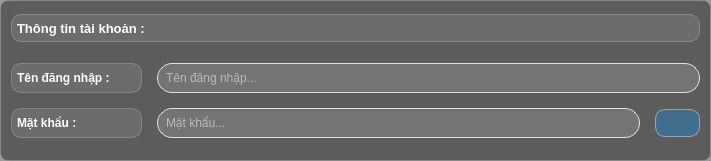
                <widget class="QWidget" name="widget_11" native="true">
                 <property name="minimumSize">
                  <size>
                   <width>711</width>
                   <height>161</height>
                  </size>
                 </property>
                 <property name="styleSheet">
                  <string notr="true">QWidget {
    border: 1px solid rgba(255, 255, 255, 0.1); /* Viền sáng nhẹ, đồng bộ với Full_menu */
    border-radius: 8px; /* Giữ bo góc mềm mại */
    box-shadow: 0 2px 8px rgba(0, 0, 0, 0.1); /* Đổ bóng nhẹ hơn một chút */
    background-color: rgba(0, 0, 0, 0.4); /* Nền trong suốt tông tối, nhẹ hơn Full_menu (0.5 -&gt; 0.4) */
    padding: 2px; /* Giữ padding nhỏ */
}</string>
                 </property>
                 <layout class="QGridLayout" name="gridLayout_27">
                  <property name="topMargin">
                   <number>0</number>
                  </property>
                  <item row="0" column="0">
                   <layout class="QVBoxLayout" name="verticalLayout_13">
                    <property name="spacing">
                     <number>13</number>
                    </property>
                    <item>
                     <widget class="QLabel" name="label_26">
                      <property name="minimumSize">
                       <size>
                        <width>143</width>
                        <height>28</height>
                       </size>
                      </property>
                      <property name="maximumSize">
                       <size>
                        <width>2000</width>
                        <height>21</height>
                       </size>
                      </property>
                      <property name="font">
                       <font>
                        <pointsize>10</pointsize>
                        <weight>75</weight>
                        <bold>true</bold>
                       </font>
                      </property>
                      <property name="styleSheet">
                       <string notr="true">
  font-weight: bold; /* Chữ đậm */
  color: #ffffff; /* Thay màu cam #daa520 thành trắng #ffffff */
  text-align: center;
  /* Thêm hiệu ứng glassmorphism */
  background: rgba(255, 255, 255, 0.1); /* Nền kính mờ */
  border-radius: 10px; /* Bo góc */
  backdrop-filter: blur(10px); /* Hiệu ứng mờ kính */
  -webkit-backdrop-filter: blur(10px); /* Hỗ trợ trên Safari */
  border: 1px solid rgba(255, 255, 255, 0.2); /* Viền sáng nhẹ */
  box-shadow: 0 4px 6px rgba(0, 0, 0, 0.1); /* Bóng đổ mềm */
  display: inline-block;</string>
                      </property>
                      <property name="text">
                       <string>Thông tin tài khoản : </string>
                      </property>
                     </widget>
                    </item>
                    <item>
                     <layout class="QVBoxLayout" name="verticalLayout_14">
                      <property name="spacing">
                       <number>15</number>
                      </property>
                      <property name="topMargin">
                       <number>11</number>
                      </property>
                      <item>
                       <layout class="QGridLayout" name="gridLayout_25">
                        <item row="0" column="0">
                         <widget class="QLabel" name="label_27">
                          <property name="minimumSize">
                           <size>
                            <width>131</width>
                            <height>30</height>
                           </size>
                          </property>
                          <property name="font">
                           <font>
                            <weight>75</weight>
                            <bold>true</bold>
                           </font>
                          </property>
                          <property name="styleSheet">
                           <string notr="true">
  font-weight: bold; /* Chữ đậm */
  color: #ffffff; /* Thay màu cam #daa520 thành trắng #ffffff */
  text-align: center;
  /* Thêm hiệu ứng glassmorphism */
  background: rgba(255, 255, 255, 0.1); /* Nền kính mờ */
  border-radius: 10px; /* Bo góc */
  backdrop-filter: blur(10px); /* Hiệu ứng mờ kính */
  -webkit-backdrop-filter: blur(10px); /* Hỗ trợ trên Safari */
  border: 1px solid rgba(255, 255, 255, 0.2); /* Viền sáng nhẹ */
  box-shadow: 0 4px 6px rgba(0, 0, 0, 0.1); /* Bóng đổ mềm */
  display: inline-block;</string>
                          </property>
                          <property name="text">
                           <string>Tên đăng nhập : </string>
                          </property>
                         </widget>
                        </item>
                        <item row="0" column="1">
                         <widget class="QLineEdit" name="username_line">
                          <property name="minimumSize">
                           <size>
                            <width>411</width>
                            <height>30</height>
                           </size>
                          </property>
                          <property name="styleSheet">
                           <string notr="true">QLineEdit {
    background-color: rgba(255, 255, 255, 0.15); /* Nền trắng trong suốt */
    color: white; /* Màu chữ đậm nhưng hơi trong suốt */
    border: 1px solid rgba(255, 255, 255, 0.8); /* Viền trắng trong suốt */
    border-radius: 15px; /* Bo góc lớn hơn cho hiệu ứng hiện đại */
    padding: 7px 6px; /* Thêm padding để trông thoáng hơn */
    backdrop-filter: blur(10px); /* Hiệu ứng blur đặc trưng của glassmorphism */
    box-shadow: 0 2px 10px rgba(0, 0, 0, 0.05); /* Đổ bóng tinh tế */
}

QLineEdit:hover {
    border: 1px solid rgba(200, 200, 255, 0.5); /* Viền sáng hơn khi hover */
    background-color: rgba(255, 255, 255, 0.25); /* Nền sáng hơn khi hover */
    box-shadow: 0 4px 15px rgba(0, 0, 0, 0.08); /* Đổ bóng rõ hơn khi hover */
}

QLineEdit:focus {
    border: 1.5px solid rgba(120, 170, 255, 0.6); /* Viền xanh nhạt khi focus */
    background-color: rgba(255, 255, 255, 0.3); /* Nền sáng hơn khi focus */
    box-shadow: 0 4px 20px rgba(100, 150, 255, 0.15); /* Đổ bóng xanh nhạt khi focus */
}
</string>
                          </property>
                          <property name="placeholderText">
                           <string>Tên đăng nhập...</string>
                          </property>
                         </widget>
                        </item>
                       </layout>
                      </item>
                      <item>
                       <layout class="QGridLayout" name="gridLayout_26">
                        <item row="0" column="0">
                         <widget class="QLabel" name="label_28">
                          <property name="minimumSize">
                           <size>
                            <width>131</width>
                            <height>30</height>
                           </size>
                          </property>
                          <property name="font">
                           <font>
                            <weight>75</weight>
                            <bold>true</bold>
                           </font>
                          </property>
                          <property name="styleSheet">
                           <string notr="true">
  font-weight: bold; /* Chữ đậm */
  color: #ffffff; /* Thay màu cam #daa520 thành trắng #ffffff */
  text-align: center;
  /* Thêm hiệu ứng glassmorphism */
  background: rgba(255, 255, 255, 0.1); /* Nền kính mờ */
  border-radius: 10px; /* Bo góc */
  backdrop-filter: blur(10px); /* Hiệu ứng mờ kính */
  -webkit-backdrop-filter: blur(10px); /* Hỗ trợ trên Safari */
  border: 1px solid rgba(255, 255, 255, 0.2); /* Viền sáng nhẹ */
  box-shadow: 0 4px 6px rgba(0, 0, 0, 0.1); /* Bóng đổ mềm */
  display: inline-block;</string>
                          </property>
                          <property name="text">
                           <string>Mật khẩu : </string>
                          </property>
                         </widget>
                        </item>
                        <item row="0" column="1">
                         <widget class="QLineEdit" name="password_line">
                          <property name="minimumSize">
                           <size>
                            <width>411</width>
                            <height>30</height>
                           </size>
                          </property>
                          <property name="styleSheet">
                           <string notr="true">QLineEdit {
    background-color: rgba(255, 255, 255, 0.15); /* Nền trắng trong suốt */
    color: white; /* Màu chữ đậm nhưng hơi trong suốt */
    border: 1px solid rgba(255, 255, 255, 0.8); /* Viền trắng trong suốt */
    border-radius: 15px; /* Bo góc lớn hơn cho hiệu ứng hiện đại */
    padding: 7px 6px; /* Thêm padding để trông thoáng hơn */
    backdrop-filter: blur(10px); /* Hiệu ứng blur đặc trưng của glassmorphism */
    box-shadow: 0 2px 10px rgba(0, 0, 0, 0.05); /* Đổ bóng tinh tế */
}

QLineEdit:hover {
    border: 1px solid rgba(200, 200, 255, 0.5); /* Viền sáng hơn khi hover */
    background-color: rgba(255, 255, 255, 0.25); /* Nền sáng hơn khi hover */
    box-shadow: 0 4px 15px rgba(0, 0, 0, 0.08); /* Đổ bóng rõ hơn khi hover */
}

QLineEdit:focus {
    border: 1.5px solid rgba(120, 170, 255, 0.6); /* Viền xanh nhạt khi focus */
    background-color: rgba(255, 255, 255, 0.3); /* Nền sáng hơn khi focus */
    box-shadow: 0 4px 20px rgba(100, 150, 255, 0.15); /* Đổ bóng xanh nhạt khi focus */
}
</string>
                          </property>
                          <property name="echoMode">
                           <enum>QLineEdit::Password</enum>
                          </property>
                          <property name="placeholderText">
                           <string>Mật khẩu...</string>
                          </property>
                         </widget>
                        </item>
                        <item row="0" column="2">
                         <widget class="QPushButton" name="xem_pass_btn">
                          <property name="minimumSize">
                           <size>
                            <width>40</width>
                            <height>28</height>
                           </size>
                          </property>
                          <property name="font">
                           <font>
                            <pointsize>-1</pointsize>
                            <weight>75</weight>
                            <bold>true</bold>
                           </font>
                          </property>
                          <property name="styleSheet">
                           <string notr="true">QPushButton {
    background-color: rgba(0, 150, 255, 0.3); /* Nền xanh trong suốt */
    color: white;
    font-weight: bold;
    font-size: 14px;
    border-radius: 10px;

    
    /* Viền sáng */
    border: 1.5px solid rgba(255, 255, 255, 0.4);
    
    /* Đổ bóng - QSS hỗ trợ giới hạn */
    border-style: outset;
    border-width: 1px;
    
    /* Gradient xanh */
}

QPushButton:hover {
    background-color: rgba(30, 170, 255, 0.5); /* Xanh sáng hơn khi hover */
    border: 1.5px solid rgba(255, 255, 255, 0.6);
}

QPushButton:pressed {
    background-color: rgba(0, 120, 200, 0.4);
    border: 1.5px solid rgba(255, 255, 255, 0.3);
    padding-top: 9px; /* Tạo hiệu ứng nhấn xuống */
    padding-left: 17px;
}
</string>
                          </property>
                          <property name="text">
                           <string/>
                          </property>
                          <property name="icon">
                           <iconset resource="resource.qrc">
                            <normaloff>:/icons/icon/visible-xxl.png</normaloff>
                            <normalon>:/icons/icon/visible-xxl (1).png</normalon>:/icons/icon/visible-xxl.png</iconset>
                          </property>
                          <property name="checkable">
                           <bool>true</bool>
                          </property>
                         </widget>
                        </item>
                       </layout>
                      </item>
                     </layout>
                    </item>
                   </layout>
                  </item>
                 </layout>
                </widget>
